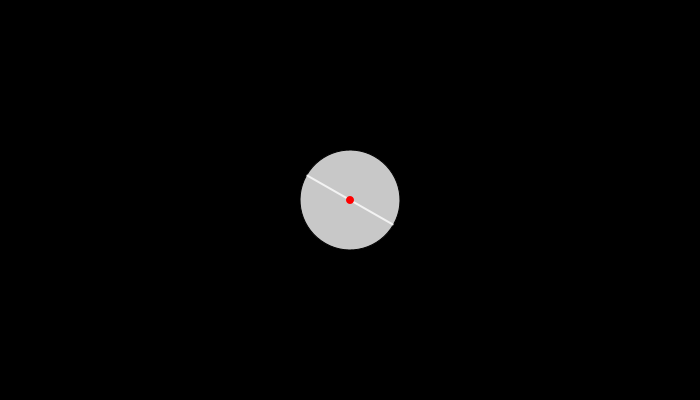
Frame 1 (no input)
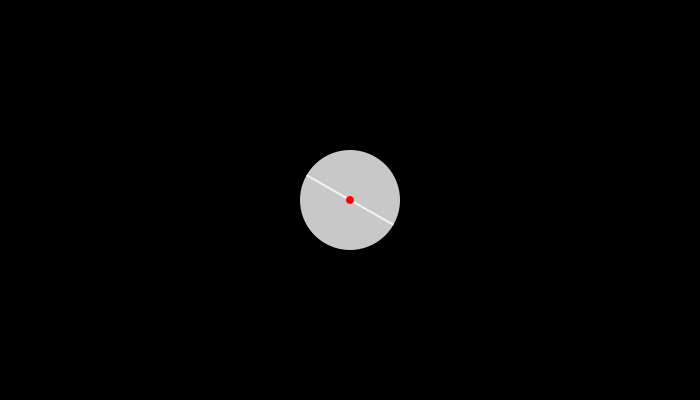
Frame 60 (the mouse pressed at the canvas centre just before this capture)
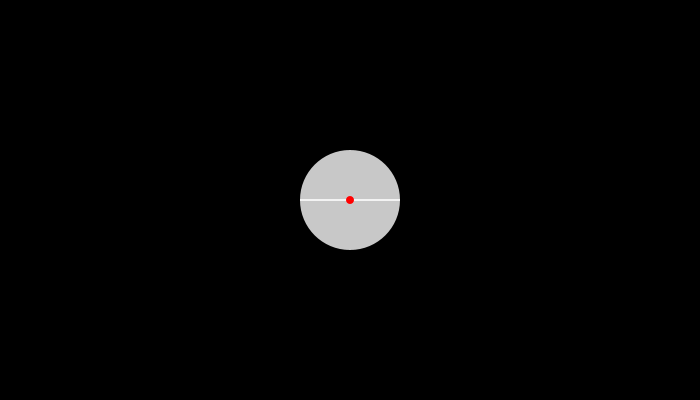
Frame 120 (the mouse held since frame 60 and released just before this capture)

The Processing sketch that drew these frames (run headless with seeded random() and noise(); from frame 60 on, the mouse is pressed at the canvas centre):

// Processing sketch: js_circle_test
// ── js_circle_test.pde
int x, y;

void setup()
{
  size(700,400);
  x = width/2;
  y = height/2;
  ellipseMode(CENTER);
  rectMode(CENTER);
  smooth();
}
  
  
void draw()
{
    
  background(0);
  fill(255);
    
  
  float angle = atan2(mouseY-y,mouseX-x);
   
  
    
  fill(255,255,255,200);
    
   
  pushMatrix();
    translate(x,y);
    rotate( angle );
    ellipse(0,0,100,100);
    noStroke();
    rect(0,0,100,2);
  popMatrix();
    
  fill(255,0,0);
  ellipse(x,y,8,8);
   
      
}
